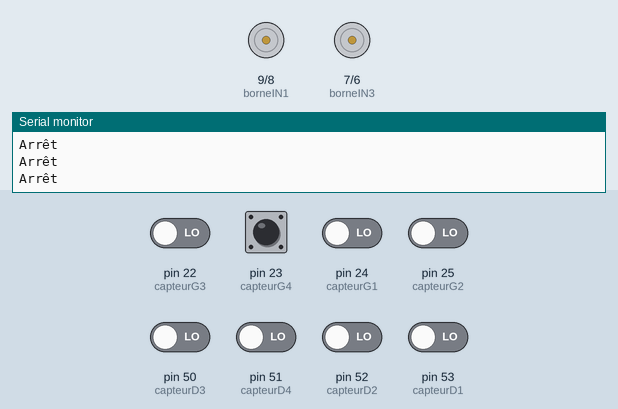
Recording of a sketch running on a simulated Arduino Mega 2560, built with avr-gcc and run on an emulated ATmega2560. Shown: motor-driver pin pairs drawn as motors (green arrow = first pin HIGH = forward, orange = second pin HIGH = backward, longer = more drive, scaled by the enable pin), the last lines printed to the serial monitor. The test bench sets the inputs (shaded band); at power-on: pin 22 (capteurG3), pin 23 (capteurG4), pin 24 (capteurG1), pin 25 (capteurG2), pin 50 (capteurD3), pin 51 (capteurD4), pin 52 (capteurD2), pin 53 (capteurD1) LOW.

Above: at 1.2 s.
1.3 s: pin 23 (capteurG4) driven HIGH
At 2.3 s:
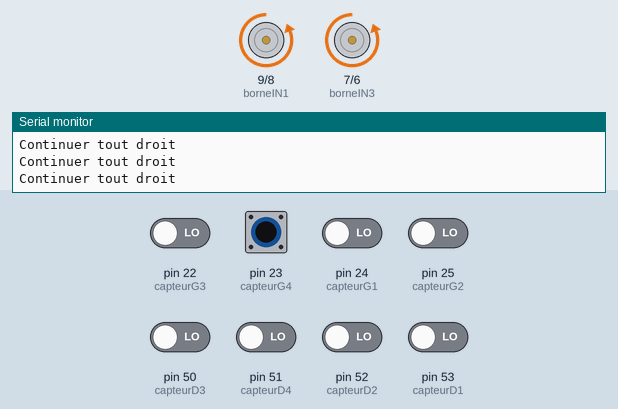
2.8 s: pin 23 (capteurG4) driven LOW
At 3.3 s:
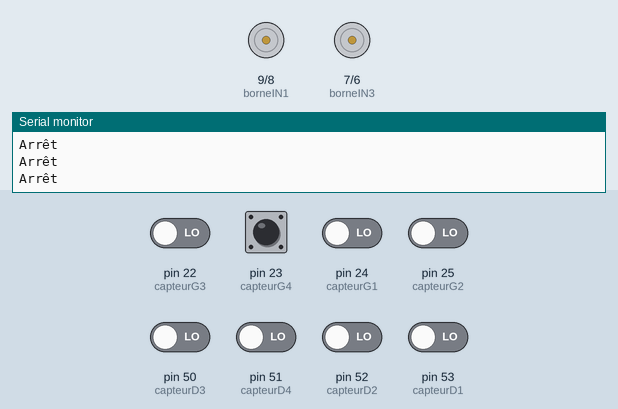
5.8 s: pin 51 (capteurD4) driven HIGH
At 6.9 s:
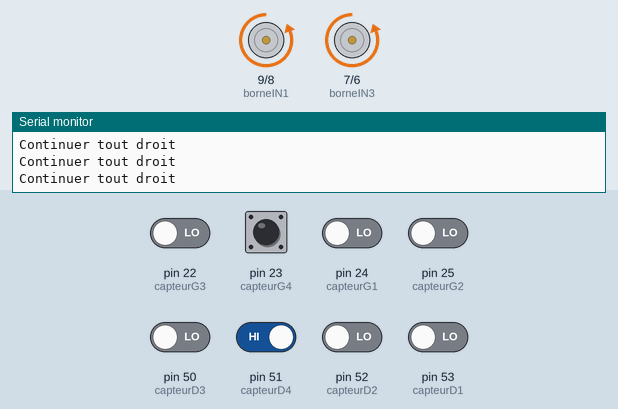
8.8 s: pin 51 (capteurD4) driven LOW
At 9.3 s:
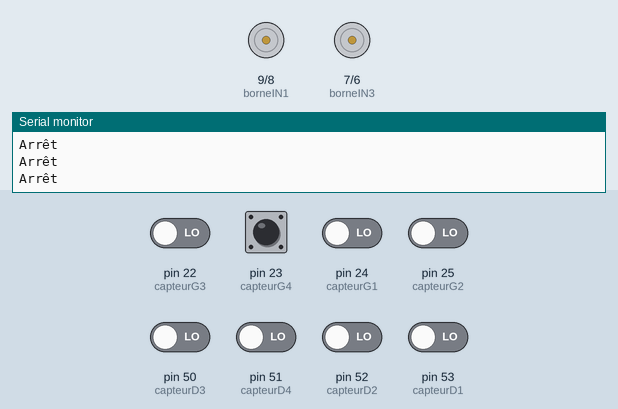
10.3 s: pin 23 (capteurG4) pulsed HIGH 2 times (0.12 s each, 0.3 s apart)
At 10.53 s:
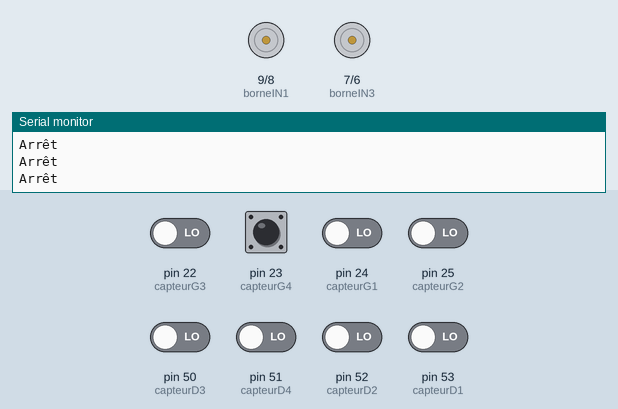
13.9 s: pin 22 (capteurG3) driven HIGH and pin 23 (capteurG4) driven HIGH
At 14.4 s:
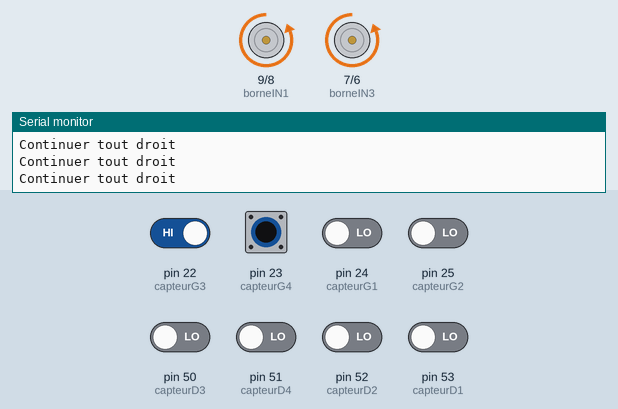
Timing chart, 0 to 16.9 s (numbered marks = the images above; inputs shaded):
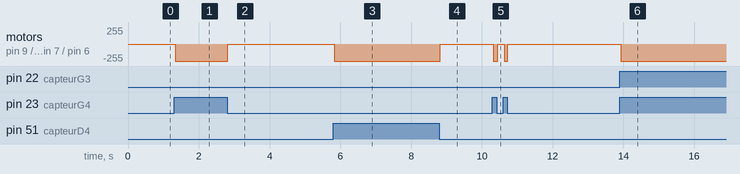

Measured:
- after the input at 1.3 s, motor on pin 9 (borneIN1) / pin 8 (borneIN2), motor on pin 7 (borneIN3) / pin 6 (borneIN4): stopped → backward 255/255 at once
- after the input at 2.8 s, motor on pin 9 (borneIN1) / pin 8 (borneIN2), motor on pin 7 (borneIN3) / pin 6 (borneIN4): backward 255/255 → stopped at once
- after the input at 5.8 s, motor on pin 9 (borneIN1) / pin 8 (borneIN2), motor on pin 7 (borneIN3) / pin 6 (borneIN4): stopped → backward 255/255 at once
- after the input at 8.8 s, motor on pin 9 (borneIN1) / pin 8 (borneIN2), motor on pin 7 (borneIN3) / pin 6 (borneIN4): backward 255/255 → stopped at once
- after the input at 10.3 s, motor on pin 9 (borneIN1) / pin 8 (borneIN2), motor on pin 7 (borneIN3) / pin 6 (borneIN4): alternates backward 255/255 for 0.11 s and stopped for 0.18 s, 4 changes in all, then stays stopped, starting at once
- after the input at 13.9 s, motor on pin 9 (borneIN1) / pin 8 (borneIN2), motor on pin 7 (borneIN3) / pin 6 (borneIN4): stopped → backward 255/255 at once

The sketch:

V3.1.ino
```cpp
#include <Wire.h>

#define borneENA        10      // On associe la borne "ENA" du L298N à la pin D10 de l'Arduino (PWM possible sur cette broche)
#define borneIN1        9       // On associe la borne "IN1" du L298N à la pin D9 de l'Arduino
#define borneIN2        8       // On associe la borne "IN2" du L298N à la pin D8 de l'Arduino
#define borneIN3        7       // On associe la borne "IN3" du L298N à la pin D7 de l'Arduino
#define borneIN4        6       // On associe la borne "IN4" du L298N à la pin D6 de l'Arduino
#define borneENB        5       // On associe la borne "ENB" du L298N à la pin D5 de l'Arduino (PWM possible sur cette broche)

//*************************//
// Constantes du programme //
//*************************//
#define delaiChangementVitesse     20      // Défini un petit délai, exprimé en millisecondes, avant tout autre changement de vitesse
#define vitesseMinimale            120       // Rapport cylique minimal du signal PWM, pour faire tourner le moteur au minimum de sa vitesse (en pratique, on évitera de trop approcher la valeur  0)
#define vitesseMaximale            255      // Rapport cylique maximal du signal PWM, pour faire tourner le moteur au maximum de sa vitesse
#define vitesseRotation            255      // Rapport cylique maximal du signal PWM, pour faire tourner le moteur au maximum de sa vitesse (utilisé lors de la rotation du robot avec une seule chenille)

const int IN_A0 = A0; // analog input
const int IN_D0 = 11; // digital input

const char MARCHE_AVANT   = 'V';            // Défini une constante pour la "marche avant" (peu importe la valeur)
const char MARCHE_ARRIERE = 'R';            // Défini une constante pour la "marche arrière" (peu importe la valeur)

int pas = 1;
int vitesseActuelleA = 0;
int vitesseActuelleB = 0;

int capteurG1 = 24; //Pin pour Le Capteur Gauche (g1, g4 pas pwm, à tester)
int capteurG2 = 25;
int capteurG3 = 22;
int capteurG4 = 23;

int capteurD1 = 53; //Pin pour Le Capteur Droit
int capteurD2 = 52;
int capteurD3 = 50;
int capteurD4 = 51;

int moteurGA = 12, moteurGB = 3, moteurDA = 13, moteurDB = 11; //Pin pour Deux moteurs (GA et GB pour le moteur Gauche, DA et DB pour le moteur de droite)

void setup() {

  Serial.begin(9600);
  pinMode(capteurG1, INPUT);
  pinMode(capteurG2, INPUT);
  pinMode(capteurG3, INPUT);
  pinMode(capteurG4, INPUT);
  pinMode(capteurD1, INPUT);
  pinMode(capteurD2, INPUT);
  pinMode(capteurD3, INPUT);
  pinMode(capteurD4, INPUT);
  pinMode(borneENA, OUTPUT);
  pinMode(borneIN1, OUTPUT);
  pinMode(borneIN2, OUTPUT);
  pinMode(borneIN3, OUTPUT);
  pinMode(borneIN4, OUTPUT);
  pinMode(borneENB, OUTPUT);
}

void loop() {

  int G1 = digitalRead(capteurG1);
  int G2 = digitalRead(capteurG2);
  int G3 = digitalRead(capteurG3);
  int G4 = digitalRead(capteurG4);
  int D1 = digitalRead(capteurD1);
  int D2 = digitalRead(capteurD2);
  int D3 = digitalRead(capteurD3);
  int D4 = digitalRead(capteurD4);

  if (G4 || D4) {
    Serial.println("Continuer tout droit");
    avant();
  } else if ((G3 && G4) || (D3 && D2 && D4)) {
    Serial.println("Tourner à droite");
    tournerdroite();
  } else if ((D3 && D4) || (G3 && G2 && D4)) {
    Serial.println("Tourner à gauche");
    tournergauche();
  } else {
    Serial.println("Arrêt");
    mouvementSTOP();
  }
}

void mouvementSTOP() {
  digitalWrite(borneIN1, LOW);
  digitalWrite(borneIN2, LOW);
  digitalWrite(borneIN3, LOW);
  digitalWrite(borneIN4, LOW);
  analogWrite(borneENA, 0);
  analogWrite(borneENB, 0);
}

void arriere() {
  configurerSensDeRotationPontA(MARCHE_AVANT);
  changeVitesseMoteurPontA(vitesseMaximale);
  configurerSensDeRotationPontB(MARCHE_AVANT);
  changeVitesseMoteurPontB(vitesseMaximale);
}

void avant() {
  configurerSensDeRotationPontA(MARCHE_ARRIERE);
  changeVitesseMoteurPontA(vitesseMaximale);
  configurerSensDeRotationPontB(MARCHE_ARRIERE);
  changeVitesseMoteurPontB(vitesseMaximale);
}

void tournergauche() {
  configurerSensDeRotationPontA(MARCHE_ARRIERE);
  changeVitesseMoteurPontA(vitesseRotation);
  configurerSensDeRotationPontB(MARCHE_AVANT);
  changeVitesseMoteurPontB(vitesseRotation/2);

}

void tournerdroite() {
  configurerSensDeRotationPontA(MARCHE_AVANT);
  changeVitesseMoteurPontA(vitesseRotation/2);
  configurerSensDeRotationPontB(MARCHE_ARRIERE);
  changeVitesseMoteurPontB(vitesseRotation);
}

void configurerSensDeRotationPontA(char sensDeRotation) {
  if (sensDeRotation == MARCHE_AVANT) {
    digitalWrite(borneIN1, HIGH);
    digitalWrite(borneIN2, LOW);
  } else {
    digitalWrite(borneIN1, LOW);
    digitalWrite(borneIN2, HIGH);
  }
}

void changeVitesseMoteurPontA(int vitesse) {
  analogWrite(borneENA, vitesse);
}

void configurerSensDeRotationPontB(char sensDeRotation) {
  if (sensDeRotation == MARCHE_AVANT) {
    digitalWrite(borneIN3, HIGH);
    digitalWrite(borneIN4, LOW);
  } else {
    digitalWrite(borneIN3, LOW);
    digitalWrite(borneIN4, HIGH);
  }
}

void changeVitesseMoteurPontB(int vitesse) {
  analogWrite(borneENB, vitesse);
}
```
